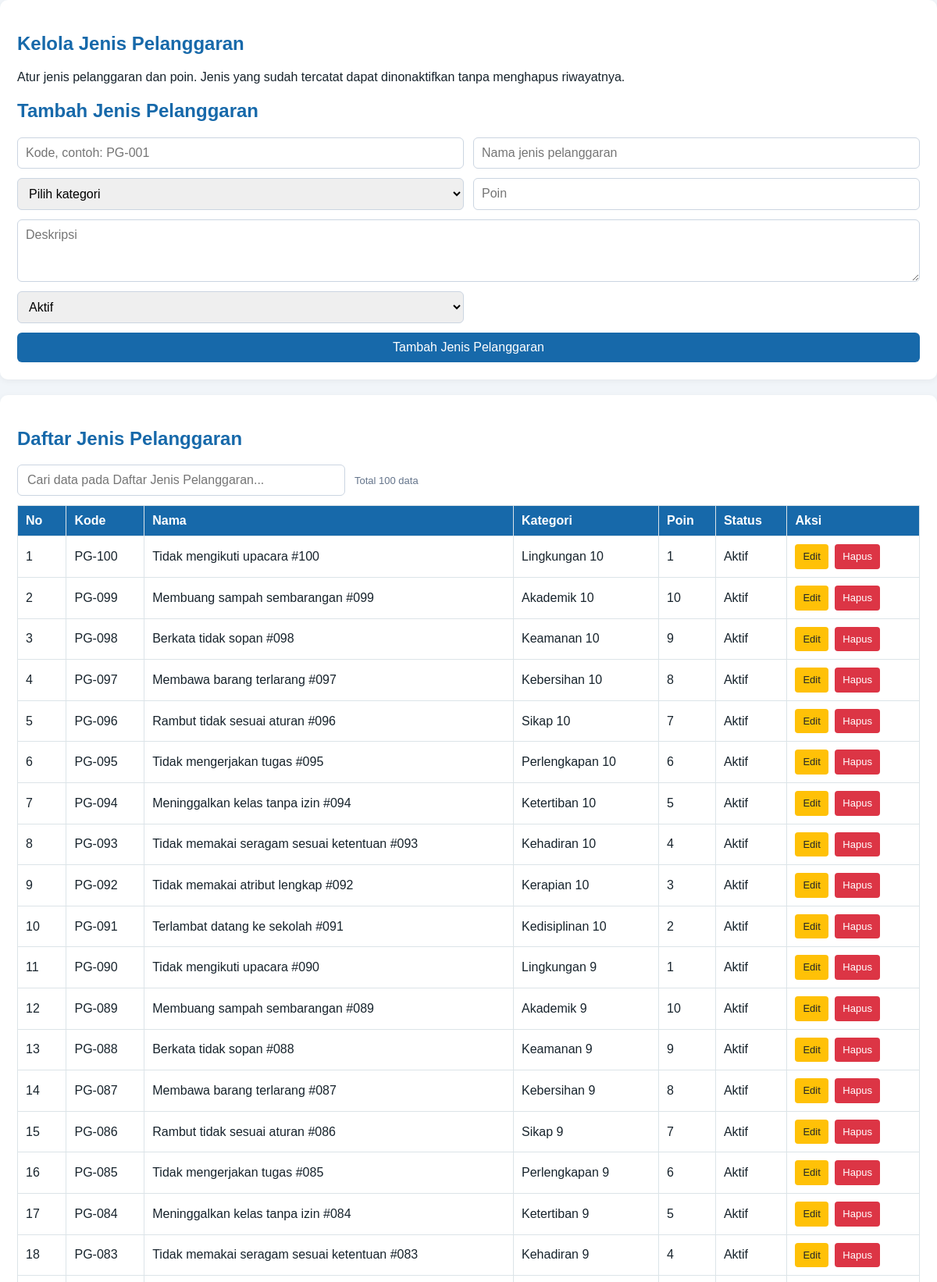
Page /jenis_pelanggaran.php (signed in, upper part) on the committed database.
### tables this page shows
CREATE TABLE `t_pelanggaran` (
  `id` int(11) NOT NULL,
  `pelanggaran_kategori_id` int(11) DEFAULT NULL,
  `kode` varchar(30) DEFAULT NULL,
  `nama` varchar(150) DEFAULT NULL,
  `poin` int(11) NOT NULL,
  `deskripsi` text NOT NULL,
  `status_aktif` tinyint(1) NOT NULL,
  `created_at` timestamp NOT NULL DEFAULT current_timestamp(),
  `updated_at` timestamp NOT NULL DEFAULT current_timestamp()
);

CREATE TABLE `t_pelanggaran_kategori` (
  `id` int(11) NOT NULL,
  `nama` varchar(100) DEFAULT NULL,
  `deskripsi` text NOT NULL,
  `status_aktif` tinyint(1) NOT NULL,
  `created_at` timestamp NOT NULL DEFAULT current_timestamp(),
  `updated_at` timestamp NOT NULL DEFAULT current_timestamp()
);

### jenis_pelanggaran.php (the view, shortened to what this page needs)
<?php
require_once __DIR__ . '/cek_session.php';
mysqli_set_charset($koneksi, 'utf8mb4');
function aman($nilai)
{
    return htmlspecialchars((string)($nilai ?? ''), ENT_QUOTES, 'UTF-8');
}
$dataEdit = null;
$jenisList = [];
try {
    $kategoriList = $koneksi->query(
        "SELECT id, nama FROM t_pelanggaran_kategori ORDER BY status_aktif DESC, nama"
    )->fetch_all(MYSQLI_ASSOC);
    $jenisList = $koneksi->query(
        "SELECT p.id, p.kode, p.nama, p.poin, p.deskripsi, p.status_aktif,
                k.nama AS nama_kategori
         FROM t_pelanggaran p
         LEFT JOIN t_pelanggaran_kategori k ON k.id=p.pelanggaran_kategori_id
         ORDER BY p.id DESC"
    )->fetch_all(MYSQLI_ASSOC);
} catch (mysqli_sql_exception $e) {
    error_log('jenis_pelanggaran.php: ' . $e->getMessage());
    $error = 'Data jenis pelanggaran gagal diproses. Periksa database dan coba lagi.';
    $kategoriList = $kategoriList ?? [];
}
$formData = $dataEdit ?? $_POST;
?>
<!DOCTYPE html>
<html lang="id">
<head>
</head>
<body>
    <main class="container">
        <section class="panel">
            <h1>Kelola Jenis Pelanggaran</h1>
            <p>Atur jenis pelanggaran dan poin. Jenis yang sudah tercatat dapat dinonaktifkan tanpa menghapus riwayatnya.</p>
            <h2><?= $dataEdit ? 'Edit Jenis Pelanggaran' : 'Tambah Jenis Pelanggaran' ?></h2>
            <form method="POST" action="jenis_pelanggaran.php<?= $dataEdit ? '?edit=' . (int)$dataEdit['id'] : '' ?>">
                <div class="grid">
                    <input name="kode" maxlength="30" placeholder="Kode, contoh: PG-001"
                        value="<?= aman($formData['kode'] ?? '') ?>">
                    <input name="nama" maxlength="150" placeholder="Nama jenis pelanggaran"
                        value="<?= aman($formData['nama'] ?? '') ?>" required>
                    <select name="kategori_id" required>
                        <option value="">Pilih kategori</option>
                    </select>
                    <input type="number" name="poin" min="0" placeholder="Poin"
                        value="<?= aman($formData['poin'] ?? '') ?>" required>
                    <textarea class="wide" name="deskripsi" maxlength="5000"
                        placeholder="Deskripsi"><?= aman($formData['deskripsi'] ?? '') ?></textarea>
                    <select name="status_aktif">
                        <option value="1" <?= (string)($formData['status_aktif'] ?? '1') === '1' ? 'selected' : '' ?>>Aktif</option>
                    </select>
                    <button class="wide" type="submit" name="<?= $dataEdit ? 'simpan' : 'tambah' ?>"
                        <?= !$kategoriList ? 'disabled' : '' ?>>
                        <?= $dataEdit ? 'Simpan Perubahan' : 'Tambah Jenis Pelanggaran' ?>
                    </button>
                </div>
            </form>
        </section>
        <section class="panel">
            <h2>Daftar Jenis Pelanggaran</h2>
            <div class="table-wrap">
                <table>
                    <thead><tr><th>No</th><th>Kode</th><th>Nama</th><th>Kategori</th><th>Poin</th><th>Status</th><th>Aksi</th></tr></thead>
                    <tbody>
                        <?php if ($jenisList): ?>
                            <?php foreach ($jenisList as $index => $jenis): ?>
                                <tr>
                                    <td><?= $index + 1 ?></td>
                                    <td><?= aman($jenis['kode']) ?></td>
                                    <td><?= aman($jenis['nama']) ?></td>
                                    <td><?= aman($jenis['nama_kategori'] ?? '-') ?></td>
                                    <td><?= (int)$jenis['poin'] ?></td>
                                    <td><?= (int)$jenis['status_aktif'] === 1 ? 'Aktif' : 'Nonaktif' ?></td>
                                    <td>
                                        <div class="aksi-buttons">
                                            <a class="btn-edit" href="jenis_pelanggaran.php?edit=<?= (int)$jenis['id'] ?>">Edit</a>
                                            <?php if ((int)$jenis['status_aktif'] === 1): ?>
                                                <form method="POST" action="jenis_pelanggaran.php"
                                                    onsubmit="return confirm('Nonaktifkan jenis pelanggaran ini? Riwayat pelanggaran yang sudah tercatat tetap tersimpan.');">
                                                    <button class="btn-hapus" type="submit" name="hapus">Hapus</button>
                                                </form>
                                            <?php endif; ?>
                                        </div>
                                    </td>
                                </tr>
                            <?php endforeach; ?>
                        <?php else: ?>
                            <tr><td class="table-empty" colspan="7">Belum ada data jenis pelanggaran.</td></tr>
                        <?php endif; ?>
                    </tbody>
                </table>
            </div>
        </section>
    </main>
</body>
</html>

### jenis_pelanggaran.php (style rules this page uses)
* { box-sizing: border-box; }
body { margin: 0; padding: 0; background: #f1f5f9; color: #17232c; font-family: Arial, sans-serif; }
.container { width: 100%; max-width: none; margin: 0; }
.panel { margin-bottom: 20px; padding: 22px; border-radius: 10px; background: #fff; box-shadow: 0 2px 8px #0000000d; }
h1, h2 { color: #1769aa; }
.grid { display: grid; grid-template-columns: repeat(2, minmax(0, 1fr)); gap: 12px; }
input, select, textarea, button { width: 100%; padding: 10px; border: 1px solid #cbd5e1; border-radius: 6px; font: inherit; }
textarea { min-height: 80px; }
button { border: 0; background: #1769aa; color: #fff; cursor: pointer; }
.wide { grid-column: 1 / -1; }
.table-wrap { overflow-x: auto; }
table { width: 100%; border-collapse: collapse; }
th, td { padding: 10px; border: 1px solid #dce4e8; text-align: left; }
th { background: #1769aa; color: #fff; }
a { color: #1769aa; }
a.btn-edit { display: inline-block; padding: 8px 10px; border-radius: 4px; background: #ffc107; color: #212529; font-size: 13px; line-height: 1.2; text-decoration: none; }
.aksi-buttons { white-space: nowrap; }
.aksi-buttons form { display: inline; margin: 0; }
.aksi-buttons button.btn-hapus { width: auto; margin-left: 4px; padding: 8px 10px; border: 0; border-radius: 4px; background: #dc3545; color: #fff; font-size: 13px; line-height: 1.2; }

### rows in the picture
t_pelanggaran: kode "PG-100", nama "Tidak mengikuti upacara #100", pelanggaran_kategori.nama "Lingkungan 10", poin "1", status_aktif "Aktif"
t_pelanggaran: kode "PG-099", nama "Membuang sampah sembarangan #099", pelanggaran_kategori.nama "Akademik 10", poin "10", status_aktif "Aktif"
t_pelanggaran: kode "PG-098", nama "Berkata tidak sopan #098", pelanggaran_kategori.nama "Keamanan 10", poin "9", status_aktif "Aktif"
t_pelanggaran: kode "PG-097", nama "Membawa barang terlarang #097", pelanggaran_kategori.nama "Kebersihan 10", poin "8", status_aktif "Aktif"
t_pelanggaran: kode "PG-096", nama "Rambut tidak sesuai aturan #096", pelanggaran_kategori.nama "Sikap 10", poin "7", status_aktif "Aktif"
t_pelanggaran: kode "PG-095", nama "Tidak mengerjakan tugas #095", pelanggaran_kategori.nama "Perlengkapan 10", poin "6", status_aktif "Aktif"
t_pelanggaran: kode "PG-094", nama "Meninggalkan kelas tanpa izin #094", pelanggaran_kategori.nama "Ketertiban 10", poin "5", status_aktif "Aktif"
t_pelanggaran: kode "PG-093", nama "Tidak memakai seragam sesuai ketentuan #093", pelanggaran_kategori.nama "Kehadiran 10", poin "4", status_aktif "Aktif"
t_pelanggaran: kode "PG-092", nama "Tidak memakai atribut lengkap #092", pelanggaran_kategori.nama "Kerapian 10", poin "3", status_aktif "Aktif"
t_pelanggaran: kode "PG-091", nama "Terlambat datang ke sekolah #091", pelanggaran_kategori.nama "Kedisiplinan 10", poin "2", status_aktif "Aktif"
t_pelanggaran: kode "PG-090", nama "Tidak mengikuti upacara #090", pelanggaran_kategori.nama "Lingkungan 9", poin "1", status_aktif "Aktif"
t_pelanggaran: kode "PG-089", nama "Membuang sampah sembarangan #089", pelanggaran_kategori.nama "Akademik 9", poin "10", status_aktif "Aktif"
t_pelanggaran: kode "PG-088", nama "Berkata tidak sopan #088", pelanggaran_kategori.nama "Keamanan 9", poin "9", status_aktif "Aktif"
t_pelanggaran: kode "PG-087", nama "Membawa barang terlarang #087", pelanggaran_kategori.nama "Kebersihan 9", poin "8", status_aktif "Aktif"
t_pelanggaran: kode "PG-086", nama "Rambut tidak sesuai aturan #086", pelanggaran_kategori.nama "Sikap 9", poin "7", status_aktif "Aktif"
t_pelanggaran: kode "PG-085", nama "Tidak mengerjakan tugas #085", pelanggaran_kategori.nama "Perlengkapan 9", poin "6", status_aktif "Aktif"
t_pelanggaran: kode "PG-084", nama "Meninggalkan kelas tanpa izin #084", pelanggaran_kategori.nama "Ketertiban 9", poin "5", status_aktif "Aktif"
t_pelanggaran: kode "PG-083", nama "Tidak memakai seragam sesuai ketentuan #083", pelanggaran_kategori.nama "Kehadiran 9", poin "4", status_aktif "Aktif"
